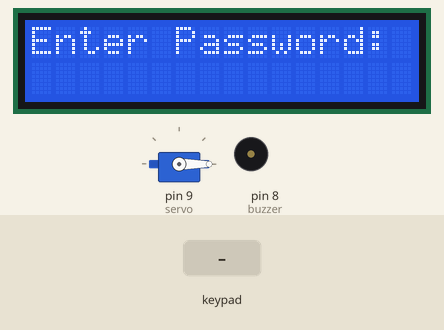
Bench run of a sketch on a simulated Arduino Uno, built with avr-gcc and run on an emulated ATmega328P. Parts: 16×2 character LCD, servo, buzzer (waves = sounding, pin HIGH). The inputs (shaded band) are chosen by the test bench.

Above: at 3.2 s.
3.3 s: keypad keys 1 2 3 4 # pressed 0.4 s apart
At 5.6 s:
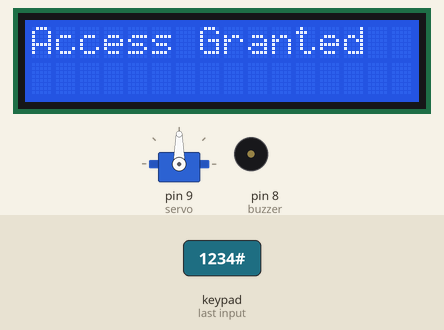
6.8 s: key '#' pressed
At 9.6 s:
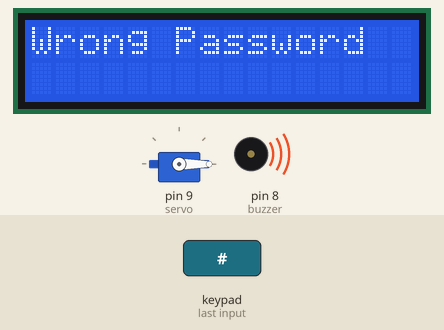
9.8 s: key '1' pressed
At 12.6 s:
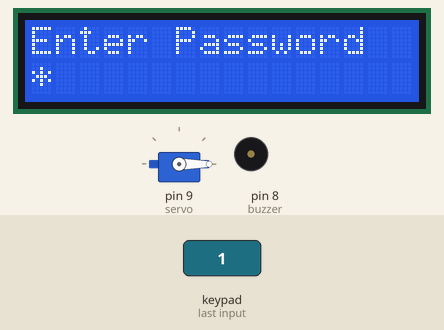
12.8 s: keypad keys 1 2 3 4 pressed 0.4 s apart
At 14.8 s:
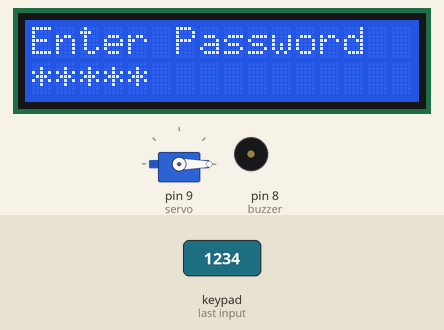
15.9 s: keypad keys 1 2 3 4 * pressed 0.4 s apart
At 16.1 s:
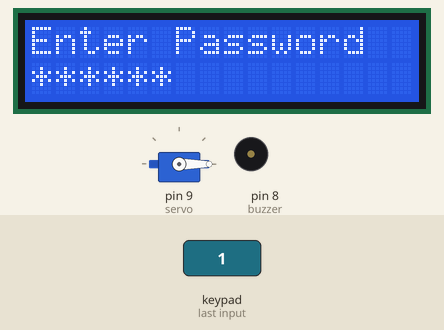
19.4 s: key '2' pressed
At 20.3 s:
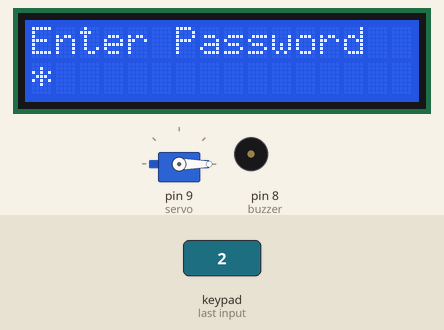
Timing chart, 0 to 21.9 s (numbered marks = the images above; inputs shaded):
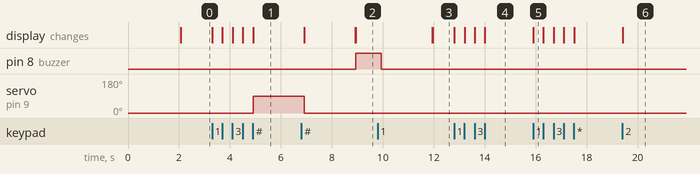

The sketch:

DoorUnlockingServo.ino
```cpp
#include<Keypad.h>
#include<LiquidCrystal.h>
#include<Servo.h>

LiquidCrystal lcd(A4,A5,A3,A2,A1,A0);
Servo servo;
const int buzzer=8;

String password="1234";
String inputPassword="";

int lockedPos=0;
int unlockedPos=90;

const byte ROWS=4;
const byte COLS=3;

char keys[ROWS][COLS]={
  {'1','2','3'},
  {'4','5','6'},
  {'7','8','9'},
  {'*','0','#'},
};

byte rowPins[ROWS]={0,1,2,3};
byte colPins[COLS]={4,5,6};

Keypad keypad=Keypad(makeKeymap(keys),rowPins,colPins,ROWS,COLS);

int attemptCount=0;
const int maxAttempts=3;

void setup() {
  lcd.begin(16,2);
  servo.attach(9);
  servo.write(lockedPos);
  pinMode(buzzer, OUTPUT);
  digitalWrite(buzzer, LOW);

  lcd.print("SMART DOOR-LOCK");
  delay(2000);
  lcd.clear();
  lcd.print("Enter Password:");
}

void loop() {
  char key=keypad.getKey();
  if(key){
    if(key=='#'){
      lcd.clear();
      if(inputPassword==password){
        lcd.print("Access Granted");
        servo.write(unlockedPos);
        delay(2000);
        servo.write(lockedPos);
        lcd.clear();
        lcd.print("Door Locked");
        delay(2000);
        attemptCount=0;
      }
      else{
        attemptCount++;
        lcd.print("Wrong Password");
        digitalWrite(buzzer, HIGH);
        delay(1000);
        digitalWrite(buzzer, LOW);
        if(attemptCount>=maxAttempts){
          lcd.clear();
          lcd.print("System Locked!!");
          for(int i=0;i<5;i++){
            digitalWrite(buzzer, HIGH);
            delay(200);
            digitalWrite(buzzer, LOW);
            delay(200);
          }
          attemptCount=0;
        }
        delay(2000);
      }
      inputPassword="";
      lcd.clear();
      lcd.print("Enter Password");
    }
    else if(key=='*'){
      inputPassword="";
      lcd.clear();
      lcd.print("Enter Password");
    }
    else{
      inputPassword+=key;
      lcd.setCursor(0, 1);
      for(int i=0;i<inputPassword.length();i++){
        lcd.print('*');
      }
    }
  }
}
```

Measured:
- after the input at 3.3 s, servo on pin 9 (servo): 0° → 90° after 1.6 s; the display: first changes at once (image 1 shows a later state)
- after the input at 6.8 s, pin 8 (buzzer): LOW → HIGH after 2.1 s; the display: first differs from a run without the input after 2.1 s (image 2)
- after the input at 9.8 s, the display: first differs from a run without the input after 2.2 s (image 3)
- after the input at 12.8 s, the display: first changes at once (image 4 shows a later state)
- after the input at 15.9 s, the display: changes at once (image 5)
- after the input at 19.4 s, the display: changes at once (image 6)
